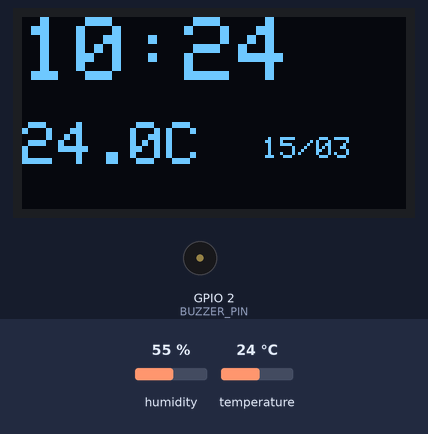
The sketch below on a simulated ESP32. On the bench: 128×64 one-colour display, buzzer (waves = sounding, pin HIGH). The inputs (shaded band) are chosen by the test bench; at power-on: temperature 24 °C, humidity 55 %. WiFi joins after 1.5 s; servers stay silent unless stated; the local clock reads 2024-03-15 10:24:30 at power-on unless the sketch sets it; random numbers use the default seed unless the sketch sets one; web services answer with replies made up by the test bench.

Above: at 5.5 s.
5.6 s: temperature set to 38 °C
At 6.8 s:
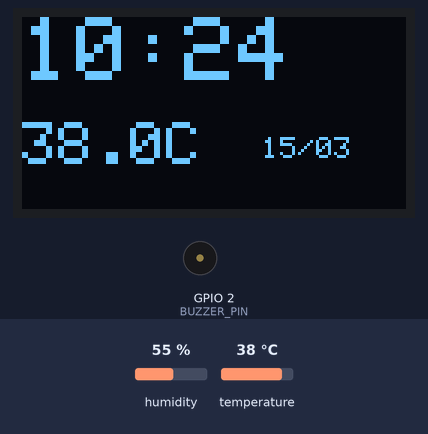
8.3 s: temperature set to 41 °C
At 8.9 s:
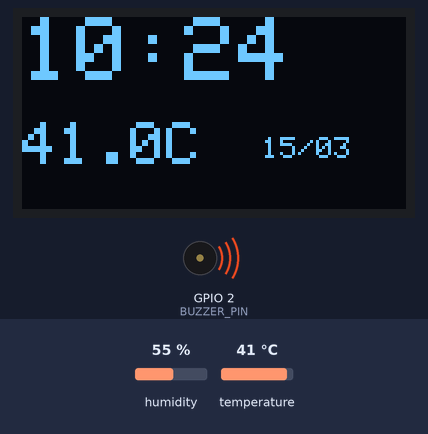
12.9 s: temperature set to 12 °C
At 15.7 s:
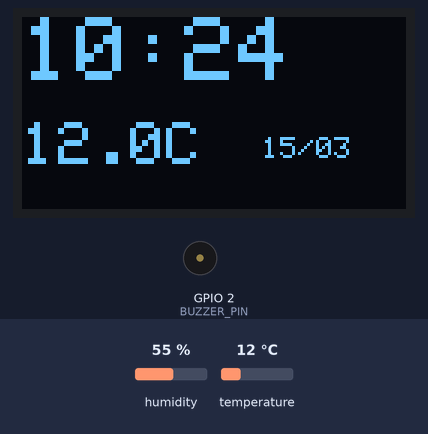
Timing chart, 0 to 17.2 s (numbered marks = the images above; inputs shaded):
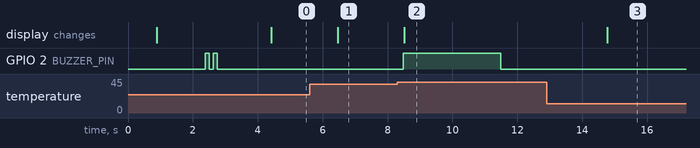

The sketch:

code.ino
```cpp
#include <WiFi.h>
#include <HTTPClient.h>
#include <ArduinoJson.h>
#include <Wire.h>
#include <Adafruit_GFX.h>
#include <Adafruit_SSD1306.h>
#include "DHT.h"
#include "time.h"

const char* ssid1 = "Pixel";
const char* pass1 = "freekahai";

const char* ssid2 = "Kirmada";
const char* pass2 = "Internet52";

String botToken = "YOUR_BOT_TOKEN";

#define DHTPIN 4
#define DHTTYPE DHT11
DHT dht(DHTPIN, DHTTYPE);

#define BUZZER_PIN 2

Adafruit_SSD1306 display(128, 64, &Wire, -1);

const char* ntpServer = "pool.ntp.org";
const long gmtOffset_sec = 19800;

int lastUpdateID = 0;
String lastText = "";

bool showTextMode = false;
unsigned long textTimer = 0;

bool showEye = false;
unsigned long eyeTimer = 0;

bool showBell = false;
unsigned long bellTimer = 0;
int bellFrame = 0;

float cachedTemp = 0;
unsigned long tempTimer = 0;
bool tempAlert = false;

bool buzzerActive = false;
unsigned long buzzerTimer = 0;

float eyeX = 0, eyeY = 0;
float targetX = 0, targetY = 0;
unsigned long holdTimer = 0;

void connectWiFi() {
  display.clearDisplay();
  display.setCursor(0, 0);
  display.println("Connecting WiFi...");
  display.display();

  WiFi.mode(WIFI_STA);
  WiFi.setSleep(false);

  WiFi.begin(ssid1, pass1);

  unsigned long start = millis();
  while (WiFi.status() != WL_CONNECTED && millis() - start < 6000) delay(300);

  if (WiFi.status() == WL_CONNECTED) return;

  WiFi.disconnect(true);
  delay(1000);

  WiFi.begin(ssid2, pass2);

  start = millis();
  while (WiFi.status() != WL_CONNECTED && millis() - start < 6000) delay(300);
}

void setup() {
  Serial.begin(115200);

  pinMode(BUZZER_PIN, OUTPUT);
  digitalWrite(BUZZER_PIN, LOW);

  Wire.begin(21, 22);
  display.begin(SSD1306_SWITCHCAPVCC, 0x3C);
  display.setTextColor(WHITE);

  display.clearDisplay();
  display.setTextSize(2);
  display.setCursor(10, 20);
  display.println("Booting...");
  display.display();
  delay(800);

  connectWiFi();

  for (int i = 0; i < 2; i++) {
    digitalWrite(BUZZER_PIN, HIGH);
    delay(120);
    digitalWrite(BUZZER_PIN, LOW);
    delay(120);
  }

  dht.begin();
  delay(1500);

  configTime(gmtOffset_sec, 0, ntpServer);
  struct tm timeinfo;
  while (!getLocalTime(&timeinfo)) delay(300);

  eyeTimer = millis();
}

void loop() {
  showDisplay();

  static unsigned long lastCall = 0;
  if (millis() - lastCall > 1000) {
    checkTelegram();
    lastCall = millis();
  }

  if (!showTextMode && millis() - eyeTimer > 15000) {
    showEye = true;
    eyeTimer = millis();
  }

  if (buzzerActive && millis() - buzzerTimer > 3000) {
    digitalWrite(BUZZER_PIN, LOW);
    buzzerActive = false;
  }

  if (showBell && millis() - bellTimer > 3000) {
    showBell = false;
  }
}

void showDisplay() {
  if (millis() - tempTimer > 2000) {
    float t = dht.readTemperature();
    if (!isnan(t)) cachedTemp = t;
    tempTimer = millis();
  }

  if (cachedTemp >= 40 && !tempAlert) {
    digitalWrite(BUZZER_PIN, HIGH);
    buzzerActive = true;
    buzzerTimer = millis();
    tempAlert = true;
  }
  if (cachedTemp < 38) tempAlert = false;

  struct tm timeinfo;
  bool timeOk = getLocalTime(&timeinfo);

  display.clearDisplay();

  if (showBell) {
    drawBell();
    delay(100);
    return;
  }

  if (showEye) {
    drawEyesAdvanced();
    display.display();
    if (millis() - eyeTimer > 5000) showEye = false;
    delay(10);
    return;
  }

  if (showTextMode) {
    display.setTextSize(2);
    display.setCursor(10, 25);
    display.println(lastText);
    display.display();

    if (millis() - textTimer > 5000) showTextMode = false;
    return;
  }

  display.setTextSize(3);
  display.setCursor(0, 0);
  if (timeOk) display.printf("%02d:%02d", timeinfo.tm_hour, timeinfo.tm_min);

  display.setTextSize(2);
  display.setCursor(0, 35);
  display.printf("%.1fC", cachedTemp);

  display.setTextSize(1);
  display.setCursor(80, 40);
  if (timeOk) display.printf("%02d/%02d", timeinfo.tm_mday, timeinfo.tm_mon + 1);

  display.display();
}

void drawBell() {
  display.clearDisplay();

  int x = 64, y = 30;

  display.drawCircle(x, y - 8, 12, WHITE);
  display.drawRoundRect(x - 12, y - 8, 24, 18, 5, WHITE);
  display.fillCircle(x, y + 10, 3, WHITE);

  if (bellFrame % 2 == 0) {
    display.drawLine(x - 18, y - 10, x - 26, y - 18, WHITE);
    display.drawLine(x + 18, y - 10, x + 26, y - 18, WHITE);
  }

  display.display();
  bellFrame++;
}

void drawEyesAdvanced() {
  int lx = 40, rx = 88, cy = 32;

  if (millis() - holdTimer > random(700, 1500)) {
    targetX = random(-8, 8);
    targetY = random(-5, 5);
    holdTimer = millis();
  }

  eyeX += (targetX - eyeX) * 0.35;
  eyeY += (targetY - eyeY) * 0.35;

  eyeX = constrain(eyeX, -7, 7);
  eyeY = constrain(eyeY, -4, 4);

  display.fillRoundRect(lx - 16, cy - 12, 32, 24, 10, WHITE);
  display.fillRoundRect(rx - 16, cy - 12, 32, 24, 10, WHITE);

  display.fillCircle(lx + eyeX, cy + eyeY, 4, BLACK);
  display.fillCircle(rx + eyeX, cy + eyeY, 4, BLACK);
}

void checkTelegram() {
  if (WiFi.status() != WL_CONNECTED) return;

  HTTPClient http;
  String url = "https://api.telegram.org/bot" + botToken +
               "/getUpdates?offset=" + String(lastUpdateID + 1);

  http.begin(url);
  int code = http.GET();

  if (code == 200) {
    DynamicJsonDocument doc(4096);
    deserializeJson(doc, http.getString());

    for (JsonObject obj : doc["result"].as<JsonArray>()) {
      int id = obj["update_id"];

      if (id > lastUpdateID) {
        lastUpdateID = id;

        String text = obj["message"]["text"] | "";
        String chat_id = String(obj["message"]["chat"]["id"].as<long>());

        if (text == "/start") sendMessage(chat_id, "Bot Ready");

        else if (text == "Get Temperature")
          sendMessage(chat_id, "Temp: " + String(cachedTemp) + " C");

        else if (text == "Eye") {
          showEye = true;
          eyeTimer = millis();
        }

        else if (text == "Buzzer") {
          digitalWrite(BUZZER_PIN, HIGH);
          buzzerActive = true;
          buzzerTimer = millis();

          showBell = true;
          bellTimer = millis();
        }

        else {
          lastText = text;
          showTextMode = true;
          textTimer = millis();
          showEye = false;
        }
      }
    }
  }
  http.end();
}

void sendMessage(String chat_id, String text) {
  HTTPClient http;
  String url = "https://api.telegram.org/bot" + botToken + "/sendMessage";

  http.begin(url);
  http.addHeader("Content-Type", "application/json");

  String payload =
    "{\"chat_id\":\"" + chat_id + "\","
    "\"text\":\"" + text + "\","
    "\"reply_markup\":{\"keyboard\":["
    "[{\"text\":\"Get Temperature\"}],"
    "[{\"text\":\"Eye\"}],"
    "[{\"text\":\"Buzzer\"}]],\"resize_keyboard\":true}}";

  http.POST(payload);
  http.end();
}
```

Measured:
- the behaviour switches between 39 and 40 °C on temperature (found by bisection; images 1 and 2)
- after the input at 5.6 s, the display: changes after 0.86 s (image 1)
- after the input at 8.3 s, GPIO 2 (BUZZER_PIN): LOW → HIGH after 0.18 s, → LOW 3.0 s later; the display: changes after 0.21 s (image 2)
